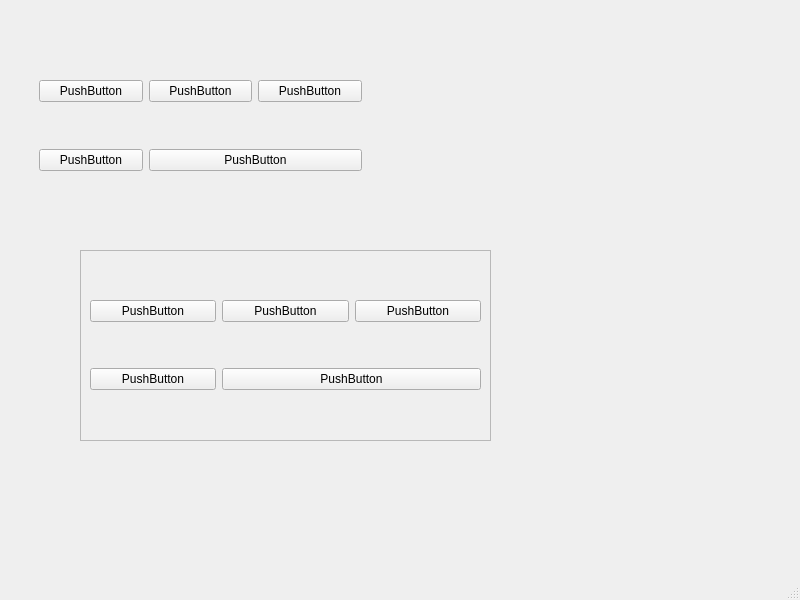
<?xml version="1.0" encoding="UTF-8"?>
<ui version="4.0">
 <class>MainWindow</class>
 <widget class="QMainWindow" name="MainWindow">
  <property name="geometry">
   <rect>
    <x>0</x>
    <y>0</y>
    <width>800</width>
    <height>600</height>
   </rect>
  </property>
  <property name="windowTitle">
   <string>MainWindow</string>
  </property>
  <widget class="QWidget" name="centralwidget">
   <widget class="QFrame" name="gridFrame">
    <property name="geometry">
     <rect>
      <x>30</x>
      <y>30</y>
      <width>341</width>
      <height>191</height>
     </rect>
    </property>
    <layout class="QGridLayout" name="gridLayout">
     <item row="0" column="1">
      <widget class="QPushButton" name="pushButton_3">
       <property name="text">
        <string>PushButton</string>
       </property>
      </widget>
     </item>
     <item row="0" column="2">
      <widget class="QPushButton" name="pushButton_2">
       <property name="text">
        <string>PushButton</string>
       </property>
      </widget>
     </item>
     <item row="0" column="0">
      <widget class="QPushButton" name="pushButton_4">
       <property name="text">
        <string>PushButton</string>
       </property>
      </widget>
     </item>
     <item row="1" column="1" colspan="2">
      <widget class="QPushButton" name="pushButton">
       <property name="text">
        <string>PushButton</string>
       </property>
      </widget>
     </item>
     <item row="1" column="0">
      <widget class="QPushButton" name="pushButton_5">
       <property name="text">
        <string>PushButton</string>
       </property>
      </widget>
     </item>
    </layout>
   </widget>
   <widget class="QFrame" name="frame">
    <property name="geometry">
     <rect>
      <x>80</x>
      <y>250</y>
      <width>411</width>
      <height>191</height>
     </rect>
    </property>
    <property name="frameShape">
     <enum>QFrame::StyledPanel</enum>
    </property>
    <property name="frameShadow">
     <enum>QFrame::Raised</enum>
    </property>
    <layout class="QGridLayout" name="gridLayout_2">
     <item row="0" column="0">
      <widget class="QPushButton" name="pushButton_8">
       <property name="text">
        <string>PushButton</string>
       </property>
      </widget>
     </item>
     <item row="0" column="1">
      <widget class="QPushButton" name="pushButton_9">
       <property name="text">
        <string>PushButton</string>
       </property>
      </widget>
     </item>
     <item row="0" column="2">
      <widget class="QPushButton" name="pushButton_6">
       <property name="text">
        <string>PushButton</string>
       </property>
      </widget>
     </item>
     <item row="1" column="0">
      <widget class="QPushButton" name="pushButton_7">
       <property name="text">
        <string>PushButton</string>
       </property>
      </widget>
     </item>
     <item row="1" column="1" colspan="2">
      <widget class="QPushButton" name="pushButton_10">
       <property name="text">
        <string>PushButton</string>
       </property>
      </widget>
     </item>
    </layout>
   </widget>
  </widget>
  <widget class="QMenuBar" name="menubar">
   <property name="geometry">
    <rect>
     <x>0</x>
     <y>0</y>
     <width>800</width>
     <height>25</height>
    </rect>
   </property>
  </widget>
  <widget class="QStatusBar" name="statusbar"/>
 </widget>
 <resources/>
 <connections/>
</ui>
